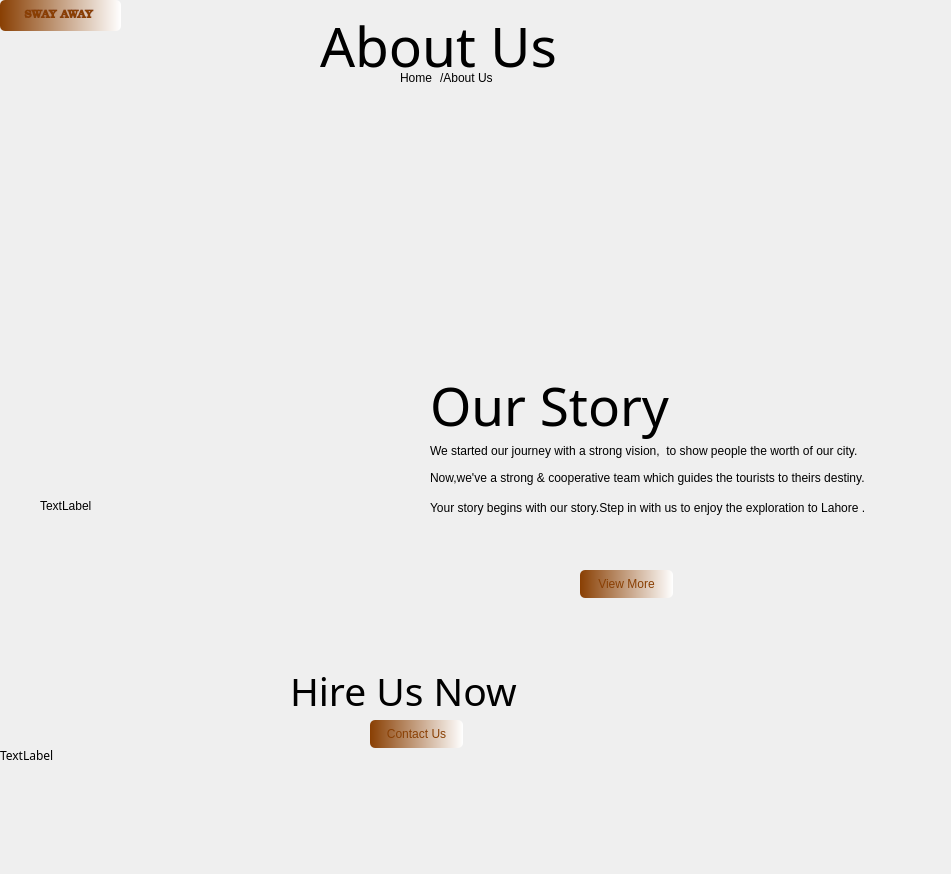
<?xml version="1.0" encoding="UTF-8"?>
<ui version="4.0">
 <class>Form</class>
 <widget class="QWidget" name="Form">
  <property name="geometry">
   <rect>
    <x>0</x>
    <y>0</y>
    <width>951</width>
    <height>874</height>
   </rect>
  </property>
  <property name="windowTitle">
   <string>Form</string>
  </property>
  <property name="styleSheet">
   <string notr="true"/>
  </property>
  <widget class="QLabel" name="label">
   <property name="geometry">
    <rect>
     <x>0</x>
     <y>-20</y>
     <width>951</width>
     <height>361</height>
    </rect>
   </property>
   <property name="styleSheet">
    <string notr="true">background-image: url(:/imagess/ok.png);</string>
   </property>
   <property name="text">
    <string/>
   </property>
  </widget>
  <widget class="QLabel" name="label_2">
   <property name="geometry">
    <rect>
     <x>-10</x>
     <y>340</y>
     <width>971</width>
     <height>531</height>
    </rect>
   </property>
   <property name="font">
    <font>
     <pointsize>9</pointsize>
    </font>
   </property>
   <property name="styleSheet">
    <string notr="true">background-image: url(:/imagess/db.png);</string>
   </property>
   <property name="text">
    <string/>
   </property>
  </widget>
  <widget class="QLabel" name="label_4">
   <property name="geometry">
    <rect>
     <x>40</x>
     <y>380</y>
     <width>311</width>
     <height>251</height>
    </rect>
   </property>
   <property name="styleSheet">
    <string notr="true">background-image: url(:/imagess/s2.png);</string>
   </property>
   <property name="text">
    <string>TextLabel</string>
   </property>
  </widget>
  <widget class="QLabel" name="label_3">
   <property name="geometry">
    <rect>
     <x>430</x>
     <y>360</y>
     <width>411</width>
     <height>91</height>
    </rect>
   </property>
   <property name="font">
    <font>
     <family>Colonna MT</family>
     <pointsize>40</pointsize>
    </font>
   </property>
   <property name="text">
    <string>Our Story</string>
   </property>
  </widget>
  <widget class="QLabel" name="label_5">
   <property name="geometry">
    <rect>
     <x>430</x>
     <y>430</y>
     <width>481</width>
     <height>41</height>
    </rect>
   </property>
   <property name="text">
    <string>We started our journey with a strong vision,  to show people the worth of our city.</string>
   </property>
  </widget>
  <widget class="QLabel" name="label_6">
   <property name="geometry">
    <rect>
     <x>430</x>
     <y>470</y>
     <width>491</width>
     <height>16</height>
    </rect>
   </property>
   <property name="text">
    <string>Now,we've a strong &amp; cooperative team which guides the tourists to theirs destiny.</string>
   </property>
  </widget>
  <widget class="QLabel" name="label_7">
   <property name="geometry">
    <rect>
     <x>430</x>
     <y>500</y>
     <width>501</width>
     <height>16</height>
    </rect>
   </property>
   <property name="text">
    <string>Your story begins with our story.Step in with us to enjoy the exploration to Lahore .</string>
   </property>
  </widget>
  <widget class="QPushButton" name="pushButton_2">
   <property name="geometry">
    <rect>
     <x>580</x>
     <y>570</y>
     <width>93</width>
     <height>28</height>
    </rect>
   </property>
   <property name="styleSheet">
    <string notr="true">QPushButton#pushButton_2{
 background-color: qlineargradient(spread:pad, x1:0, y1:0, x2:1, y2:0, stop:0 rgba(137, 63, 3, 255), stop:1 rgba(255, 255, 255, 255));
 color:rgba(137,63,3,255);
 border-radius:5px;
}
QPushButton#pushButton_2:hover{
 background-color: qlineargradient(spread:pad, x1:0, y1:0, x2:1, y2:0, stop:0 rgba(150, 63, 45, 255), stop:1 rgba(255, 255, 255, 255));
}
QPushButton#pushButton_2:pressed{
	padding-left:5px;
	padding-top:5px:
	background-color:rgba(140,120,111,255);
}</string>
   </property>
   <property name="text">
    <string>View More</string>
   </property>
  </widget>
  <widget class="QLabel" name="label_8">
   <property name="geometry">
    <rect>
     <x>0</x>
     <y>660</y>
     <width>951</width>
     <height>191</height>
    </rect>
   </property>
   <property name="font">
    <font>
     <family>Colonna MT</family>
    </font>
   </property>
   <property name="styleSheet">
    <string notr="true">background-image: url(:/imagess/Old Cairo Egypt.jpg);</string>
   </property>
   <property name="text">
    <string>TextLabel</string>
   </property>
  </widget>
  <widget class="QLabel" name="label_9">
   <property name="geometry">
    <rect>
     <x>290</x>
     <y>670</y>
     <width>311</width>
     <height>41</height>
    </rect>
   </property>
   <property name="font">
    <font>
     <family>Colonna MT</family>
     <pointsize>29</pointsize>
     <weight>50</weight>
     <bold>false</bold>
    </font>
   </property>
   <property name="text">
    <string>Hire Us Now </string>
   </property>
  </widget>
  <widget class="QLabel" name="label_10">
   <property name="geometry">
    <rect>
     <x>320</x>
     <y>10</y>
     <width>311</width>
     <height>71</height>
    </rect>
   </property>
   <property name="font">
    <font>
     <family>Colonna MT</family>
     <pointsize>41</pointsize>
    </font>
   </property>
   <property name="text">
    <string>About Us</string>
   </property>
  </widget>
  <widget class="QLabel" name="label_11">
   <property name="geometry">
    <rect>
     <x>400</x>
     <y>70</y>
     <width>55</width>
     <height>16</height>
    </rect>
   </property>
   <property name="text">
    <string>Home</string>
   </property>
  </widget>
  <widget class="QLabel" name="label_12">
   <property name="geometry">
    <rect>
     <x>440</x>
     <y>70</y>
     <width>71</width>
     <height>16</height>
    </rect>
   </property>
   <property name="text">
    <string>/About Us</string>
   </property>
  </widget>
  <widget class="QPushButton" name="pushButton_3">
   <property name="geometry">
    <rect>
     <x>370</x>
     <y>720</y>
     <width>93</width>
     <height>28</height>
    </rect>
   </property>
   <property name="styleSheet">
    <string notr="true">QPushButton#pushButton_3{
 background-color: qlineargradient(spread:pad, x1:0, y1:0, x2:1, y2:0, stop:0 rgba(137, 63, 3, 255), stop:1 rgba(255, 255, 255, 255));
 color:rgba(137,63,3,255);
 border-radius:5px;
}
QPushButton#pushButton_3:hover{
 background-color: qlineargradient(spread:pad, x1:0, y1:0, x2:1, y2:0, stop:0 rgba(150, 63, 45, 255), stop:1 rgba(255, 255, 255, 255));
}
QPushButton#pushButton_3:pressed{
	padding-left:5px;
	padding-top:5px:
	background-color:rgba(140,120,111,255);
}</string>
   </property>
   <property name="text">
    <string>Contact Us</string>
   </property>
  </widget>
  <widget class="QPushButton" name="pushButton">
   <property name="geometry">
    <rect>
     <x>0</x>
     <y>0</y>
     <width>121</width>
     <height>31</height>
    </rect>
   </property>
   <property name="font">
    <font>
     <family>Bookman Old Style</family>
     <pointsize>8</pointsize>
     <weight>75</weight>
     <italic>false</italic>
     <bold>true</bold>
    </font>
   </property>
   <property name="styleSheet">
    <string notr="true">QPushButton#pushButton{
 background-color: qlineargradient(spread:pad, x1:0, y1:0, x2:1, y2:0, stop:0 rgba(137, 63, 3, 255), stop:1 rgba(255, 255, 255, 255));
 color:rgba(137,63,3,255);
 border-radius:5px;
}
QPushButton#pushButton:hover{
 background-color: qlineargradient(spread:pad, x1:0, y1:0, x2:1, y2:0, stop:0 rgba(150, 63, 45, 255), stop:1 rgba(255, 255, 255, 255));
}
QPushButton#pushButton:pressed{
	padding-left:5px;
	padding-top:5px:
	background-color:rgba(140,120,111,255);
}</string>
   </property>
   <property name="text">
    <string>SWAY AWAY </string>
   </property>
  </widget>
 </widget>
 <resources>
  <include location="picss.qrc"/>
 </resources>
 <connections/>
</ui>
